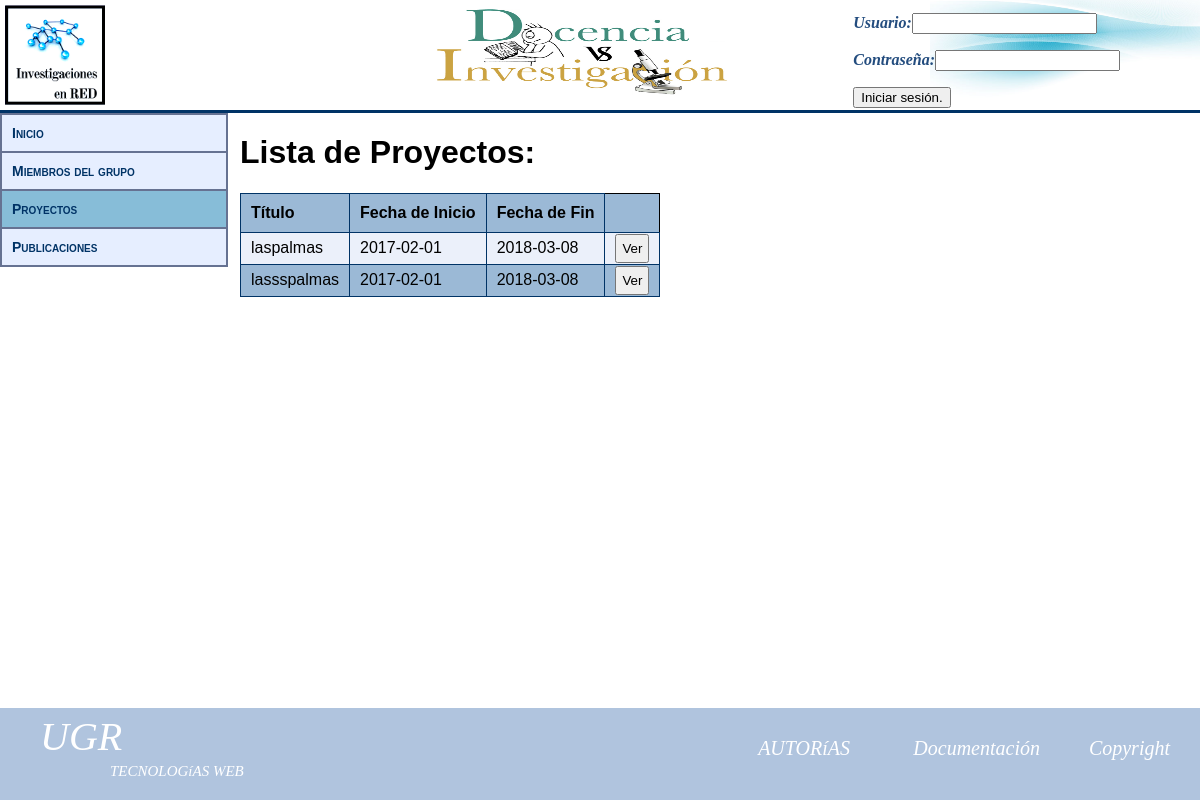
Page /practicando/ppproyectos.php on the committed database.
### tables this page shows
CREATE TABLE `proyectosInvestigacion` (
  `id_proyecto` mediumint(9) NOT NULL AUTO_INCREMENT,
  `codigo` text NOT NULL,
  `titulo` text NOT NULL,
  `descrpcion` longtext,
  `fechaInicio` date NOT NULL,
  `fechaFin` date NOT NULL,
  `entidadesColaboradoras` text,
  `cuantia` int(100) DEFAULT NULL,
  `responsable` text NOT NULL,
  `integrantes` longtext,
  `url` text,
  PRIMARY KEY (`id_proyecto`)
);

### practicando/ppproyectos.php (the view, shortened to what this page needs)
<!DOCTYPE html>
<html>
    <head>
        <link rel="stylesheet" type="text/css" href="css/estilo.css">
        <link rel="stylesheet" type="text/css" href="css/index.css">
    </head>
    <body>
            <div class='container-cabecera'>
                <?php include 'cabecera.php' ?>
            </div>
            <div class='container-cuerpo'>
                <div class='container-menu'>
                    <div class="menu_lateral">
                            <ul>
                                <a href=modulovisualizacion.php>Inicio</a>
                                <a href=ppmiembrosdelgrupo.php>Miembros del grupo</a>
                                <a class="menu_lateral_selected" href=ppproyectos.php>Proyectos</a>
                                <a href=publicaciones.php>Publicaciones</a>
                            </ul>
                    </div>
                </div>
        <?php
            $conexion=conectar();
            $mysql0="SELECT * FROM proyectosInvestigacion";
            $result=mysqli_query($conexion,$mysql0);
          ?>
                <div class='container-display'>
                    <h1>Lista de Proyectos:</h1>
                    <form name="formulario" action=""  method="post">
                    <table>
                            <tr>
                                <th>Título</th>
                                <th>Fecha de Inicio</th>
                                <th>Fecha de Fin</th>
                            </tr>
                    <?php
              while ($row=mysqli_fetch_array($result,MYSQLI_ASSOC)){
                ?>
                <tr>
                  <td><?php echo $row['titulo'] ?></td>
                  <td><?php echo $row['fechaInicio'] ?></td>
                  <td><?php echo $row['fechaFin'] ?></td>
                  <td><input type="submit" onClick='' value="Ver" name='<?php echo $row['titulo'] ?>' /></input></td>
                  <?php
              }
                ?>
                </tr>
                            </table>
                    </form>
                </div>
            </div>
        <footer>
            <?php include 'footer.php' ?>
        </footer>
    </body>
</html>

### practicando/css/index.css (style rules this page uses)
footer { background-color: lightSteelBlue; position: absolute; bottom: 0px; right: 0px; display: inline; }
table { width: 100%; background-color: #9BB9D6; border: 1px solid black; }
@media screen and (min-device-width: 768px) and (max-device-width: 1024px) { footer { background-color: lightSteelBlue; position: absolute; bottom: 0px; right: 0px; display: inline; } }
@media screen and (min-device-width: 768px) and (max-device-width: 1024px) { table { width: 100%; background-color: #9BB9D6; border: 1px solid black; } }
@media screen and (min-width:1024px) { footer { background-color: lightSteelBlue; position: absolute; bottom: 0px; right: 0px; display: inline; } }
@media screen and (min-width:1024px) { table { width: 100%; background-color: #9BB9D6; border: 1px solid black; } }

### rows in the picture
proyectosinvestigacion: titulo "laspalmas", fechaInicio "2017-02-01", fechaFin "2018-03-08"
proyectosinvestigacion: titulo "lassspalmas", fechaInicio "2017-02-01", fechaFin "2018-03-08"
